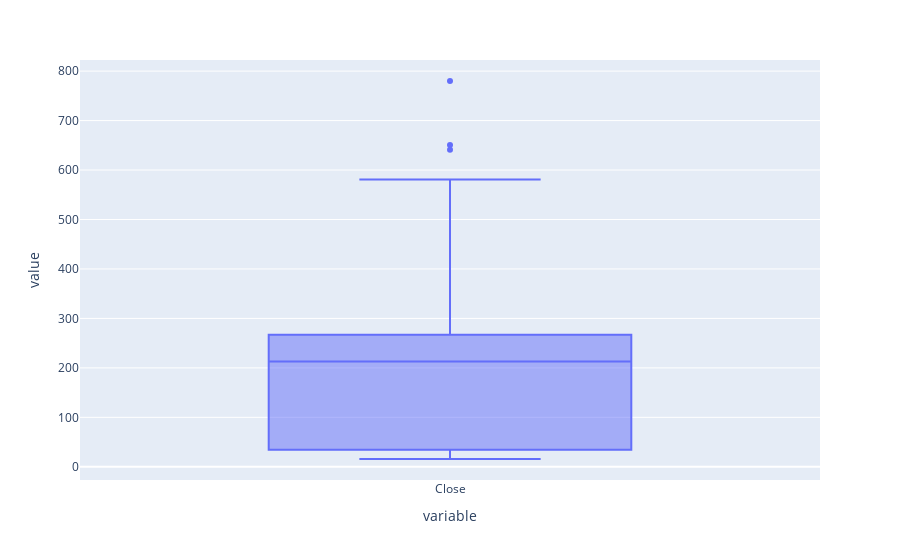

The cell this chart's notebook holds for it:
### Code cell
fig = px.box(tesla_df['Close'])
fig.show()

### Figure 1 — Plotly figure (JSON) as saved in the notebook; plotly's stock layout.template omitted (floating-point values rounded to 4 significant figures; data arrays with more than 128 entries replaced by an {"elided": "..."} marker saying what was removed)
{"data": [{"alignmentgroup": "True", "hovertemplate": "variable=%{x}<br>value=%{y}<extra></extra>", "legendgroup": "", "marker": {"color": "#636efa"}, "name": "", "notched": false, "offsetgroup": "", "orientation": "v", "showlegend": false, "type": "box", "x": {"elided": "2416 str values"}, "x0": " ", "xaxis": "x", "y": {"elided": "2416 float values"}, "y0": " ", "yaxis": "y"}], "layout": {"boxmode": "group", "legend": {"tracegroupgap": 0}, "margin": {"t": 60}, "xaxis": {"anchor": "y", "domain": [0, 1], "title": {"text": "variable"}}, "yaxis": {"anchor": "x", "domain": [0, 1], "title": {"text": "value"}}}}
